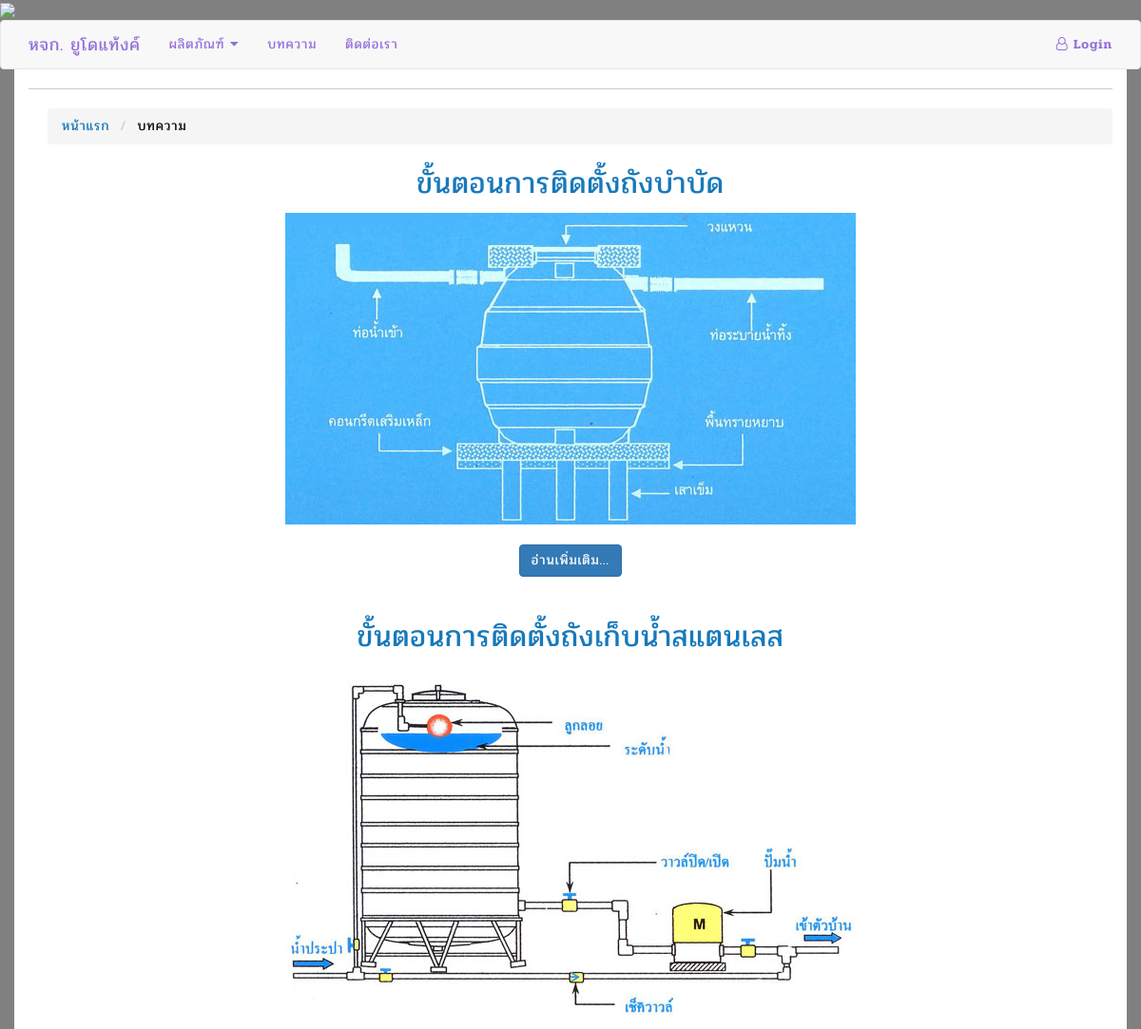
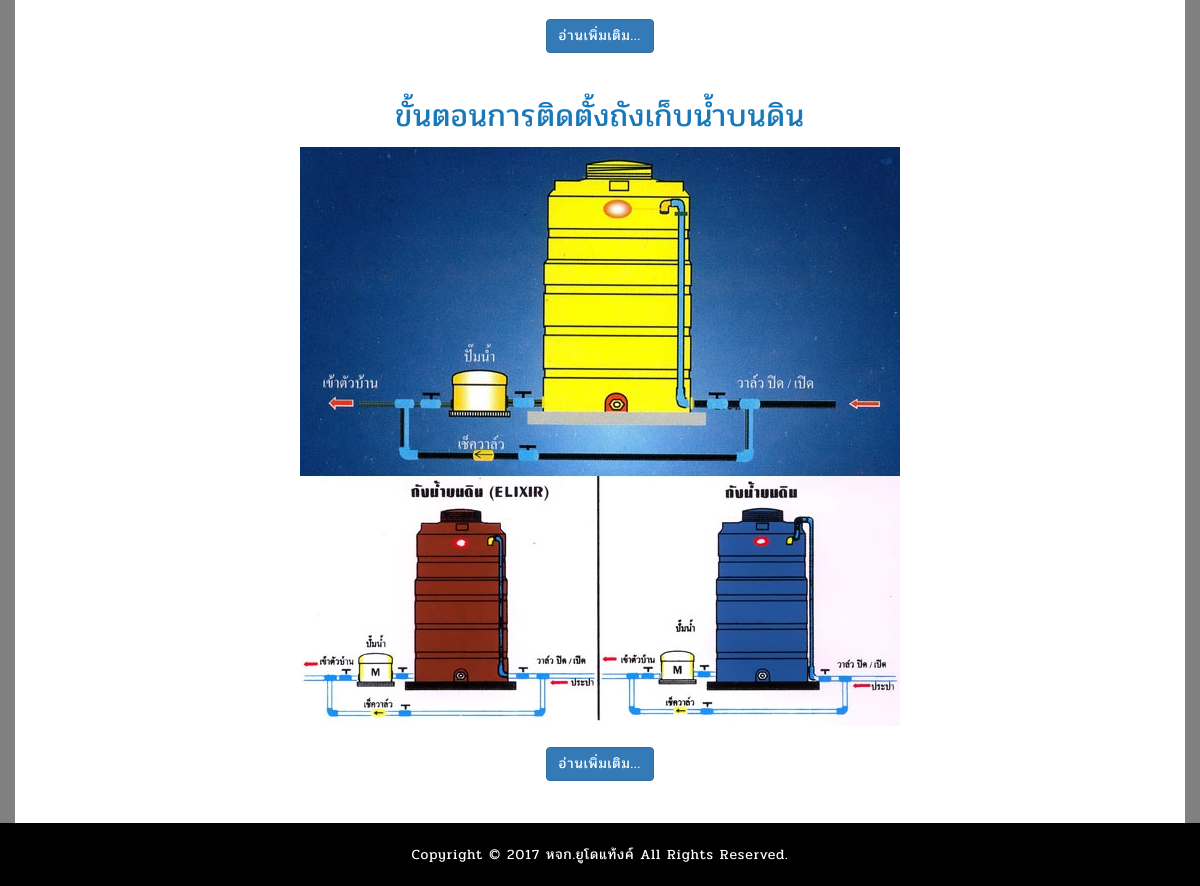
Screenshot of /blog.php with the database file from the repository (2 pictures, top to bottom).
### tables this page shows
CREATE TABLE `tb_blog` (
  `blog_id` int(6) UNSIGNED ZEROFILL NOT NULL,
  `blog_title` varchar(50) DEFAULT NULL,
  `blog_body` text,
  `blog_pic` varchar(20) DEFAULT NULL
);

### blog.php (the view, shortened to what this page needs)
<?php
  require_once('./connect/connect.php');
  require_once('head.php');
  require_once('header_bar.php');
  $sql='select * from tb_blog';
  $q=$objCon->query($sql);
?>
<div class="container bg-white">
    <hr>
    <ol class="breadcrumb">
        <li><a href="index.php">หน้าแรก</a></li>
        <li>บทความ</a></li>
    </ol>
    <div class="text-center">
        <?php
            while ($r=$q->fetch_assoc()) {
        ?>
        <a href="blog_view.php?id=<?=$r['blog_id']; ?>"><h3><?=$r['blog_title']; ?></h3></a>
        <a href="blog_view.php?id=<?=$r['blog_id']; ?>">
            <img src="img/blog/<?=$r['blog_pic']; ?>" alt="">
        </a>
        <br><br>
        <a href="blog_view.php?id=<?=$r['blog_id']; ?>" class="btn btn-primary">อ่านเพิ่มเติม...</a>
        <br><br><br>
<?php
  }
?>
    </div>
</div>
<?php
  require_once('script.php');
?>
</body>
</html>

### css/stylesheet.css (style rules this page uses)
div { font-family: 'pridi', sans-serif !important; }
h1, h2, h3, h4, h5, h6 { font-family: 'pridi', sans-serif !important; }
.bg-white { background-color: white; }

### rows the page displays
tb_blog: blog_title "ขั้นตอนการติดตั้งถังบำบัด", blog_pic (picture)
tb_blog: blog_title "ขั้นตอนการติดตั้งถังเก็บน้ำสแตนเลส", blog_pic (picture)
tb_blog: blog_title "ขั้นตอนการติดตั้งถังเก็บน้ำบนดิน", blog_pic (picture)
